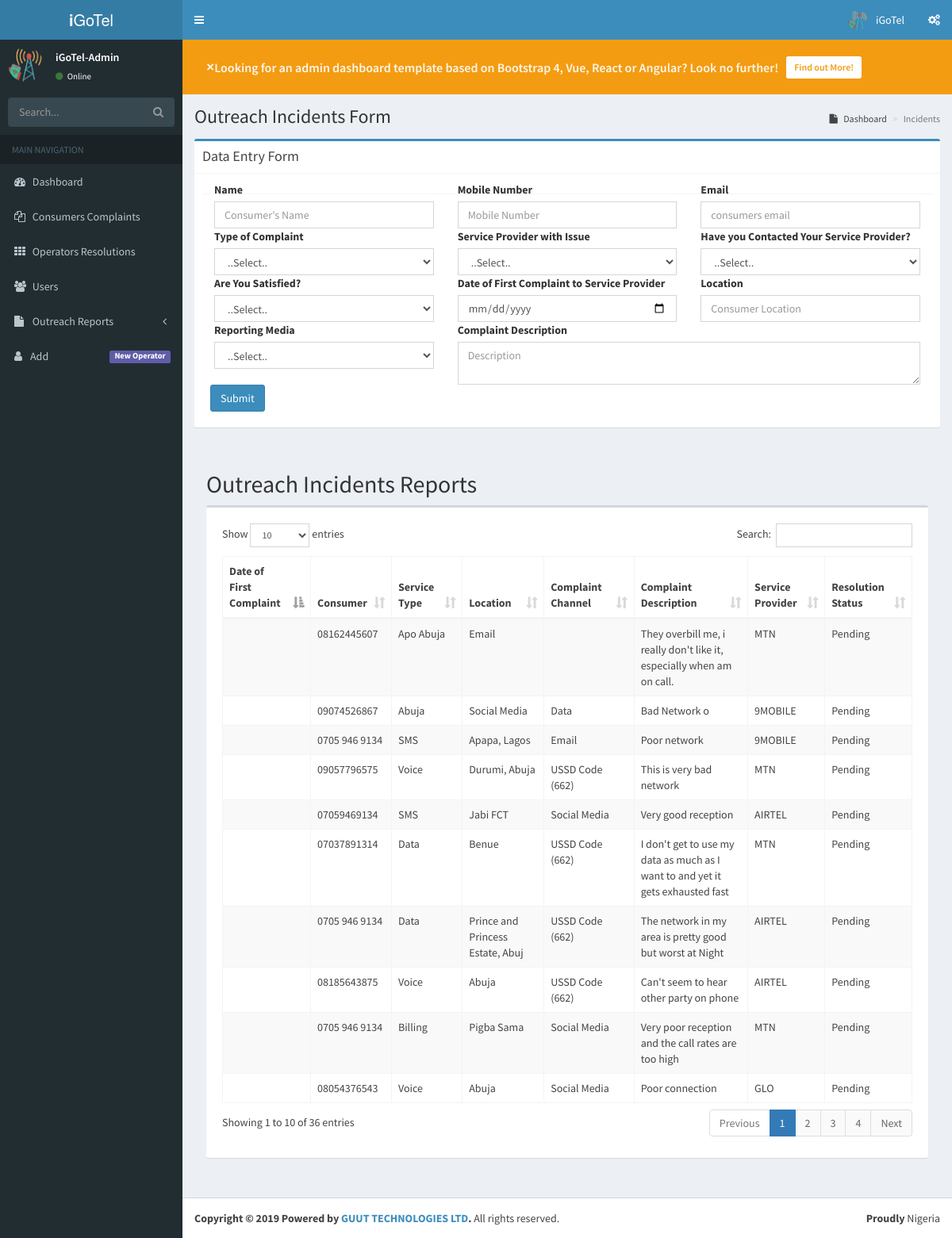
/emptypage.php, run on the app's committed database.
### tables this page shows
CREATE TABLE `otherreports` (
  `ReportingID` int(11) NOT NULL,
  `Name` varchar(34) NOT NULL,
  `Operator` varchar(30) NOT NULL,
  `MobileNumber` varchar(32) NOT NULL,
  `ServiceType` varchar(20) NOT NULL,
  `Location` varchar(32) NOT NULL,
  `MediaID` varchar(32) NOT NULL,
  `Complaint` text NOT NULL,
  `Email` varchar(30) NOT NULL,
  `question1` varchar(5) NOT NULL,
  `question2` varchar(5) NOT NULL,
  `FirstComplaint` varchar(20) NOT NULL,
  `DateReported` datetime DEFAULT NULL,
  `Status` int(11) NOT NULL
);

### emptypage.php (the view, shortened to what this page needs)
<?php
  require('inc/db.php');
?>
<!DOCTYPE html>
<html>
<head>
  <link rel="stylesheet" href="bower_components/bootstrap/dist/css/bootstrap.min.css">
  <link rel="stylesheet" href="bower_components/font-awesome/css/font-awesome.min.css">
  <link rel="stylesheet" href="bower_components/Ionicons/css/ionicons.min.css">
  <link rel="stylesheet" href="dist/css/AdminLTE.min.css">
  <link rel="stylesheet" href="dist/css/skins/_all-skins.min.css">
  <link rel="stylesheet" href="bower_components/morris.js/morris.css">
  <link rel="stylesheet" href="bower_components/jvectormap/jquery-jvectormap.css">
  <link rel="stylesheet" href="bower_components/bootstrap-datepicker/dist/css/bootstrap-datepicker.min.css">
  <link rel="stylesheet" href="bower_components/bootstrap-daterangepicker/daterangepicker.css">
  <link rel="stylesheet" href="plugins/bootstrap-wysihtml5/bootstrap3-wysihtml5.min.css">
  <link rel="stylesheet" href="bower_components/datatables.net-bs/css/dataTables.bootstrap.min.css">
</head>
<body class="hold-transition skin-blue sidebar-mini">
<div class="wrapper">
  <header class="main-header">
    <a href="index2.html" class="logo">
      <span class="logo-lg"><b>i</b>GoTel</span>
    </a>
    <nav class="navbar navbar-static-top">
      <a href="#" class="sidebar-toggle" data-toggle="push-menu" role="button">
      </a>
      <div class="navbar-custom-menu">
        <ul class="nav navbar-nav">
          <li class="dropdown user user-menu">
            <a href="#" class="dropdown-toggle" data-toggle="dropdown">
              <img src="dist/img/logo.png" class="user-image" alt="User Image">
              <span class="hidden-xs">iGoTel</span>
            </a>
              </li>
            </ul>
          <li>
            <a href="#" data-toggle="control-sidebar"><i class="fa fa-gears"></i></a>
          </li>
      </div>
    </nav>
  </header>
  <aside class="main-sidebar">
    <section class="sidebar">
      <div class="user-panel">
        <div class="pull-left image">
          <img src="dist/img/logo.png" class="img-circle" alt="User Image">
        </div>
        <div class="pull-left info">
          <p>iGoTel-Admin</p>
          <a href="#"><i class="fa fa-circle text-success"></i> Online</a>
        </div>
      </div>
      <form  class="sidebar-form">
        <div class="input-group">
          <input type="text" name="q" class="form-control" placeholder="Search...">
          <span class="input-group-btn">
                <button type="submit" name="search" id="search-btn" class="btn btn-flat"><i class="fa fa-search"></i>
                </button>
              </span>
        </div>
      </form>
      <ul class="sidebar-menu" data-widget="tree">
        <li class="header">MAIN NAVIGATION</li>
        <li>
          <a href="dashboard.php">
            <i class="fa fa-dashboard"></i> <span>Dashboard</span>
          </a>
        </li>
        <li>
          <a href="incidents.php">
            <i class="fa fa-files-o"></i>
            <span>Consumers Complaints</span>
          </a>
        </li>
        <li>
          <a href="resolutions.php">
            <i class="fa fa-th"></i> <span>Operators Resolutions</span>
            </a>
        </li>
        <li><a href="registeredusers.php"><i class="fa fa-users"></i> <span>Users</span></a></li>
        <li class="treeview">
        <a href="emptypage.php">
        <i class="fa fa-file"></i>
        <span>Outreach Reports</span>
        <span class="pull-right-container">
        <i class="fa fa-angle-left pull-right"></i>
        </span>
        </a>
        </li>
        <li><a href="#"  data-toggle="modal" data-target="#exampleModalCenter"><i class="fa fa-user"></i><span>Add</span><span class="pull-right-container">
              <small class="label pull-right bg-purple">New Operator</small>
            </span></a></li>
      </ul>
    </section>
  </aside>
  <div class="content-wrapper">
    <section class="content-header">
      <h1>
        Outreach Incidents Form
      </h1>
      <ol class="breadcrumb">
        <li><a href="dashboard.php"><i class="fa fa-file"></i> Dashboard</a></li>
        <li class="active">Incidents</li>
      </ol>
    </section>
    <section class="content">
      <div class="row">
      <div class="col-md-12">
          <div class="box box-primary">
            <div class="box-header with-border">
              <h3 class="box-title">Data Entry Form</h3>
            </div>
            <form role="form" action="emptypage.php" method="POST">
              <div class="box-body">
                <div class="form-group">
                <div class="col-sm-4">
                  <label for="">Name</label>
                  <input type="text" name="fname" class="form-control" id="" placeholder="Consumer's Name" required>
                </div>
                <div class="col-sm-4">
                  <label for="">Mobile Number</label>
                  <input type="text" name="mobile" class="form-control" id="" placeholder="Mobile Number" required>
                </div>
                <div class="col-sm-4">
                  <label for="">Email</label>
                  <input type="email" name="email" class="form-control is-valid" id="" placeholder="consumers email" required>
                </div>
                </div>
                <div class="form-group">
                <div class="col-sm-4">
                  <label for="exampleInputPassword1">Type of Complaint</label>
                  <select type="text" name="service" class="form-control" id="" placeholder="complaint Type" required>
                  <option>..Select..</option>
                  </select>
                </div>
                <div class="col-sm-4">
                  <label for="">Service Provider with Issue</label>
                  <select type="text" name="operator" class="form-control" id="" placeholder="Service Operator" required>
                  <option>..Select..</option>
                  </select>
                </div>
                <div class="col-sm-4">
                  <label for="exampleInputPassword1">Have you Contacted Your Service Provider?</label>
                  <select type="text" name="question1" class="form-control" id="" placeholder="" required>
                  <option>..Select..</option>
                  </select>
                </div>
              </div>
              <div class="form-group">
                <div class="col-sm-4">
                  <label for="exampleInputPassword1">Are You Satisfied?</label>
                  <select type="text" name="question2" class="form-control" id="" placeholder="" required>
                  <option>..Select..</option>
                  </select>
                </div>
                <div class="col-sm-4">
                  <label for="">Date of First Complaint to Service Provider</label>
                  <input type="date" name="dof" class="form-control" id="" placeholder="" required>
                </div>
                <div class="col-sm-4">
                  <label for="">Location</label>
                  <input type="text" name="location" class="form-control" id="" placeholder="Consumer Location" required>
                </div>
                </div>
                <div class="form-group">
                <div class="col-sm-4">
                  <label for="">Reporting Media</label>
                  <select type="text" name="channel" class="form-control" id="" placeholder="Reporting Channel Used" required>
                  <option>..Select..</option>
                  </select>
                </div>
                <div class="col-sm-8">
                  <label for="">Complaint Description</label>
                  <textarea name="complaint" class="form-control" id="" placeholder="Description" required></textarea>
                </div>
               </div>
              <div class="box-footer">
                <button type="submit" name="submit" class="btn btn-primary btn-md">Submit</button>
              </div>
            </form>
          </div>
  </div>
        </div>
      </div>
<section class="content">
<h2>
        Outreach Incidents Reports
      </h2>
      <div class="row">
        <div class="col-lg-12 col-xs-12">
            <div class="box">
            <div class="box-header">
                <div class="box-body">
                <table id="example1" class="table table-bordered table-striped">
                            <thead>
                              <tr>
                                <th>Date of First Complaint</th>
                                <th>Consumer</th>
                                <th>Service Type</th>
                                <th>Location</th>
                                <th>Complaint Channel</th>
                                <th>Complaint Description</th>
                                <th>Service Provider</th>
                                <th>Resolution Status</th>
                             </tr>
                           </thead>
                           <tbody>
                            <?php
                            $sql = "SELECT `ReportingID`, `Name`, `Operator`, `MobileNumber`, `ServiceType`, `Location`, `MediaID`, `Complaint`, `Email`, `question1`, `question2`, `FirstComplaint`,`Status` FROM `otherreports` ORDER BY DateReported DESC";
                             $result = $conn->query($sql);
                            if($result->num_rows > 0){
                              while ($row = $result-> fetch_assoc()){
                                if ($row["MediaID"] == 'CTHM') {
                                  $media = "Consumers Town Hall Meetings";
                                }
                                else if($row["MediaID"] == 'COP') {
                                  $media = "Consumers Outreach Program";
                                }
                                else if($row["MediaID"] == 'TCP') {
                                  $media = "Telecom Outreach Program";
                                }
                                else {
                                  $media = $row["MediaID"];
                                }
                                if ($row["Status"] == 1) {
                                  $resolution = "Pending";
                                }else if($row["Status"] == 2){
                                  $resolution = "Resolved";
                                }
                                else{
                                  $resolution = "No Status Yet";
                                }
                                echo "<tr>
                                <td>".$row["FirstComplaint"]."</td>
                                <td>".$row['MobileNumber']."</td>
                                <td>".$row["ServiceType"]."</td>
                                <td>".$row['Location']."</td>
                                <td>".$media."</td>
                                <td>".$row['Complaint']."</td>
                                <td>".$row['Operator']."</td>
                                <td>".$resolution."</td>
                                </tr>";
                              }
                            }
                            else{
                              echo "0 result";
                            }
                            ?>
                          </tbody>
                        </table>
                    </div>
                  </div>
                </div>
            </div>
        </div>
  </div>
  <footer class="main-footer">
    <div class="pull-right hidden-xs">
      <b>Proudly</b> Nigeria
    </div>
    <strong>Copyright &copy; 2019 Powered by <a href="https://adminlte.io/">GUUT TECHNOLOGIES LTD</a>.</strong> All rights
    reserved.
  </footer>
</body>
</html>

### data on the page
otherreports: MobileNumber "08162445607", ServiceType "Apo Abuja", Location "Email", Complaint "They overbill me, i really don't like it, especially when am on call.", Operator "MTN", Status "Pending"
otherreports: MobileNumber "09074526867", ServiceType "Abuja", Location "Social Media", MediaID "Data", Complaint "Bad Network o", Operator "9MOBILE", Status "Pending"
otherreports: MobileNumber "0705 946 9134", ServiceType "SMS", Location "Apapa, Lagos", MediaID "Email", Complaint "Poor network", Operator "9MOBILE", Status "Pending"
otherreports: MobileNumber "09057796575", ServiceType "Voice", Location "Durumi, Abuja", MediaID "USSD Code (662)", Complaint "This is very bad network", Operator "MTN", Status "Pending"
otherreports: MobileNumber "07059469134", ServiceType "SMS", Location "Jabi FCT", MediaID "Social Media", Complaint "Very good reception", Operator "AIRTEL", Status "Pending"
otherreports: MobileNumber "07037891314", ServiceType "Data", Location "Benue", MediaID "USSD Code (662)", Complaint "I don't get to use my data as much as I want to and yet it gets exhausted fast", Operator "MTN", Status "Pending"
otherreports: MobileNumber "0705 946 9134", ServiceType "Data", Location "Prince and Princess Estate, Abuj", MediaID "USSD Code (662)", Complaint "The network in my area is pretty good but worst at Night", Operator "AIRTEL", Status "Pending"
otherreports: MobileNumber "08185643875", ServiceType "Voice", Location "Abuja", MediaID "USSD Code (662)", Complaint "Can't seem to hear other party on phone", Operator "AIRTEL", Status "Pending"
otherreports: MobileNumber "0705 946 9134", ServiceType "Billing", Location "Pigba Sama", MediaID "Social Media", Complaint "Very poor reception and the call rates are too high", Operator "MTN", Status "Pending"
otherreports: MobileNumber "08054376543", ServiceType "Voice", Location "Abuja", MediaID "Social Media", Complaint "Poor connection", Operator "GLO", Status "Pending"
